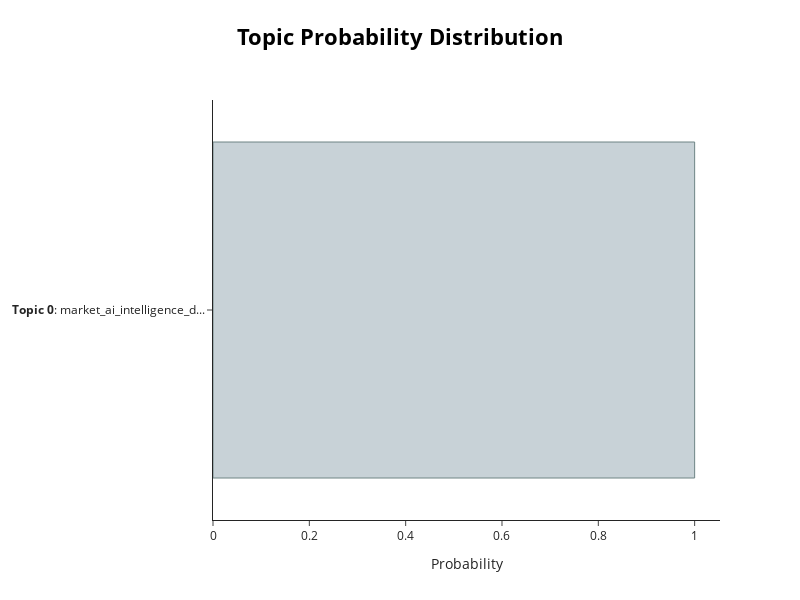

Notebook cell for this chart:
### Code cell
%%time

topic_model.visualize_distribution(probs[100], min_probability=0.001)

### Figure 1 — Plotly figure (JSON) as saved in the notebook; plotly's stock layout.template omitted (floating-point values rounded to 4 significant figures)
{"data": [{"marker": {"color": "#C8D2D7", "line": {"color": "#6E8484", "width": 1}}, "orientation": "h", "type": "bar", "x": [1], "y": ["<b>Topic 0</b>: market_ai_intelligence_d..."]}], "layout": {"height": 600, "hoverlabel": {"bgcolor": "white", "font": {"family": "Rockwell", "size": 16}}, "title": {"font": {"color": "Black", "size": 22}, "text": "<b>Topic Probability Distribution</b>", "x": 0.5, "xanchor": "center", "y": 0.95, "yanchor": "top"}, "width": 800, "xaxis": {"title": {"text": "Probability"}}}}
